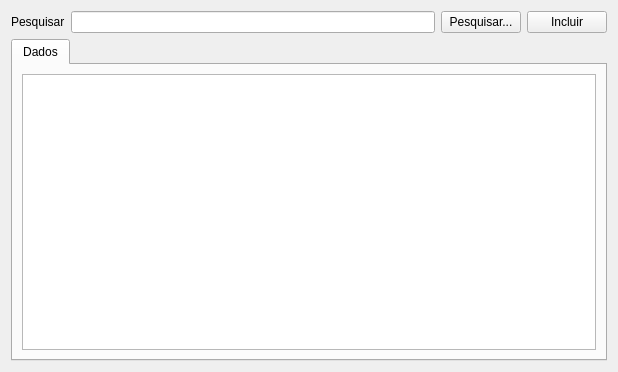
<?xml version="1.0" encoding="UTF-8"?>
<ui version="4.0">
 <class>FormPesquisa</class>
 <widget class="QWidget" name="FormPesquisa">
  <property name="windowModality">
   <enum>Qt::NonModal</enum>
  </property>
  <property name="geometry">
   <rect>
    <x>0</x>
    <y>0</y>
    <width>618</width>
    <height>372</height>
   </rect>
  </property>
  <property name="windowTitle">
   <string>Form</string>
  </property>
  <layout class="QGridLayout" name="gridLayout">
   <item row="0" column="0">
    <layout class="QHBoxLayout" name="horizontalLayout">
     <item>
      <widget class="QLabel" name="LblPesquisar">
       <property name="text">
        <string>Pesquisar</string>
       </property>
      </widget>
     </item>
     <item>
      <widget class="QLineEdit" name="EdtValorPesquisa"/>
     </item>
     <item>
      <widget class="QPushButton" name="BtnPesquisar">
       <property name="text">
        <string>Pesquisar...</string>
       </property>
      </widget>
     </item>
     <item>
      <widget class="QPushButton" name="BtnIncluir">
       <property name="text">
        <string>Incluir</string>
       </property>
      </widget>
     </item>
    </layout>
   </item>
   <item row="1" column="0">
    <widget class="QTabWidget" name="tabWidget">
     <property name="currentIndex">
      <number>0</number>
     </property>
     <widget class="QWidget" name="tab">
      <attribute name="title">
       <string>Dados</string>
      </attribute>
      <layout class="QGridLayout" name="gridLayout_2">
       <item row="0" column="0">
        <widget class="QTableWidget" name="tableResultado">
         <property name="selectionMode">
          <enum>QAbstractItemView::ExtendedSelection</enum>
         </property>
        </widget>
       </item>
      </layout>
     </widget>
    </widget>
   </item>
  </layout>
 </widget>
 <resources/>
 <connections/>
</ui>
